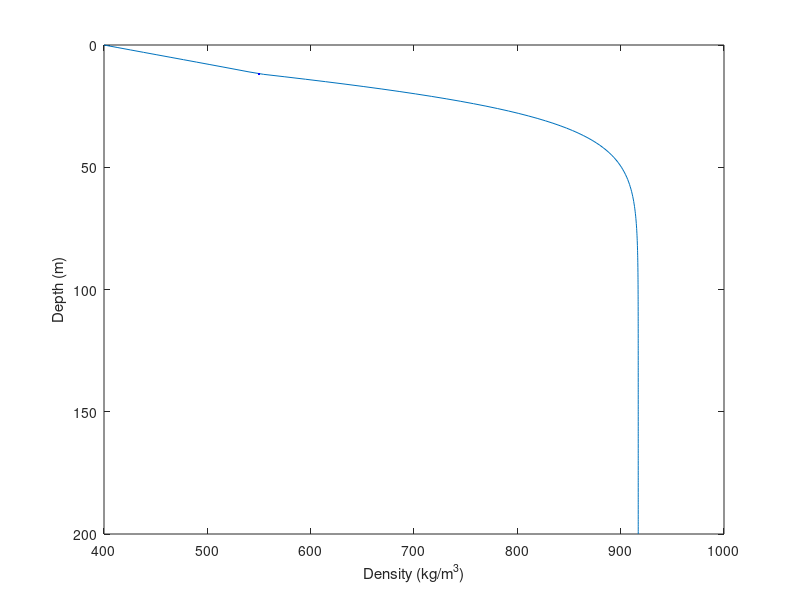

Write MATLAB code to recreate this figure.
function [rho,zieq,t]=densitymodel(Tavg,bdot,rhos,z,model)
% Tavg: 10m temperature in celcius
% bdot: accumulation rate in mwe/yr or (kg/m2/yr)
% rhos: surface density in kg/m3
% z: depth in true_metres 
rhoi=917; rhoc=550; rhow=2000; R=8.314;

if nargin==0
   Tavg=-1.5;
    bdot=(0.1*rhoi)  %around 176
    rhos=400;
    z=(0:200)';
end

if nargin<5
    model=2; %default model is HL-johnsen
elseif ischar(model)
    tmodel=find(strcmpi(model,{'hlj' 'hl' 'lz' 'h' 'nh'}));
    if isempty(tmodel)
        tmodel=find(strcmpi(model,{'hljohnsen' 'herronlangway' 'lizwally' 'helsen' 'nabarroherring'}));
    end
    model=tmodel;
end

Tavg=Tavg+273.15;
T=Tavg;%-2;

switch model
    case 1  %herron-langway with Johnsen et al 2000 corrections.
        %Small corrections to HL model which are not in arthern et al. 2010
        c0=0.85*11*(bdot/rhow)*exp(-10160./(R*Tavg));
        c1=1.15*575*sqrt(bdot/rhow)*exp(-21400./(R*Tavg));
    case 2 %herron-langway 1980 (arthern eq. 2)
        c0=11*(bdot/rhow)*exp(-10160./(R*Tavg));
        c1=575*sqrt(bdot/rhow)*exp(-21400./(R*Tavg));
    case 3 %%li zwally 2004 (arthern eq. 2)
        c0=(bdot/rhoi)*(139.21-0.542*Tavg)*8.36*(273.15-T).^-2.061;
        c1=c0;
    case 4 %Helsen et al. 2008 (arthern eq. 2)
        c0=(bdot/rhoi)*(76.138-0.28965*Tavg)*8.36*(273.15-T).^-2.061;
        c1=c0;
    case 5 %Nabarro-Herring (Arthern et al 2010 eq. 4)
        g=9.82;Ec=60e3;Eg=42.2e3;
        c0=0.07*bdot*g*exp(-Ec./(R*T)+Eg/(R*Tavg));
        c1=0.03*bdot*g*exp(-Ec./(R*T)+Eg/(R*Tavg));
    otherwise
        error('unknown density model')
end


k0=c0./bdot; %~g4
k1=c1./bdot;

%critical depth at which rho=rhoc
zc=(log(rhoc/(rhoi-rhoc))-log(rhos/(rhoi-rhos)))/(k0*rhoi); %g6

ix=z<=zc; %find the z's above and below zc
upix=find(ix); %indices above zc
dnix=find(~ix); %indices below zc

q=zeros(size(z)); %pre-allocate some space for q
q(dnix)=exp(k1*rhoi*(z(dnix)-zc)+log(rhoc/(rhoi-rhoc))); %g7
q(upix)=exp(k0*rhoi*z(upix)+log(rhos/(rhoi-rhos))); %g7
rho=q.*rhoi./(1+q); %[g8]


if nargout>1
    %only calculate this if you want zieq
    tc=(log(rhoi-rhos)-log(rhoi-rhoc))/c0; %age at rho=rhoc [g17]
    t=zeros(size(z)); %pre allocate a vector for age as a function of z
    t(upix)=(log(rhoi-rhos)-log(rhoi-rho(upix)))/c0; % [g16] above zc
    t(dnix)=(log(rhoi-rhoc)-log(rhoi-rho(dnix)))/c1+tc; % [g16] below zc
    zieq=t*bdot/rhoi; %[g15]
end



%want to calc vp now using kohnen

Vice = 3578;
rho_ice = 917;
Vs_ice =  1800; %(Dewart, 1970; Polom et al., 2014)
for i = 1:numel(rho)
    Vp(i) = Vice - 2250 * ((rho_ice/rho(i))-1)^(50/61);

end

%now calc Vs using DIEZ et al 2014
for i = 1:numel(rho)
    Vs(i) = Vs_ice - (950*((rho_ice/rho(i))-1)^(100/117));
end


     fid = fopen('HIC_HL_2_200.txt','w');
     for i = 1:numel(rho)
         fprintf(fid,'%f %f %f %f \n', z(i), Vp(i),rho(i), Vs(i));
     end
      fclose(fid) ;


    if nargout==0
    %if you dont want any of the output arguments then you probably want a plot.
    close all
    plot(rho,z,rhoc,zc,'b.')
    axis ij %flip y-axis
    xlabel('Density (kg/m^3)')
    ylabel('Depth (m)')

   
   clear rho
end

